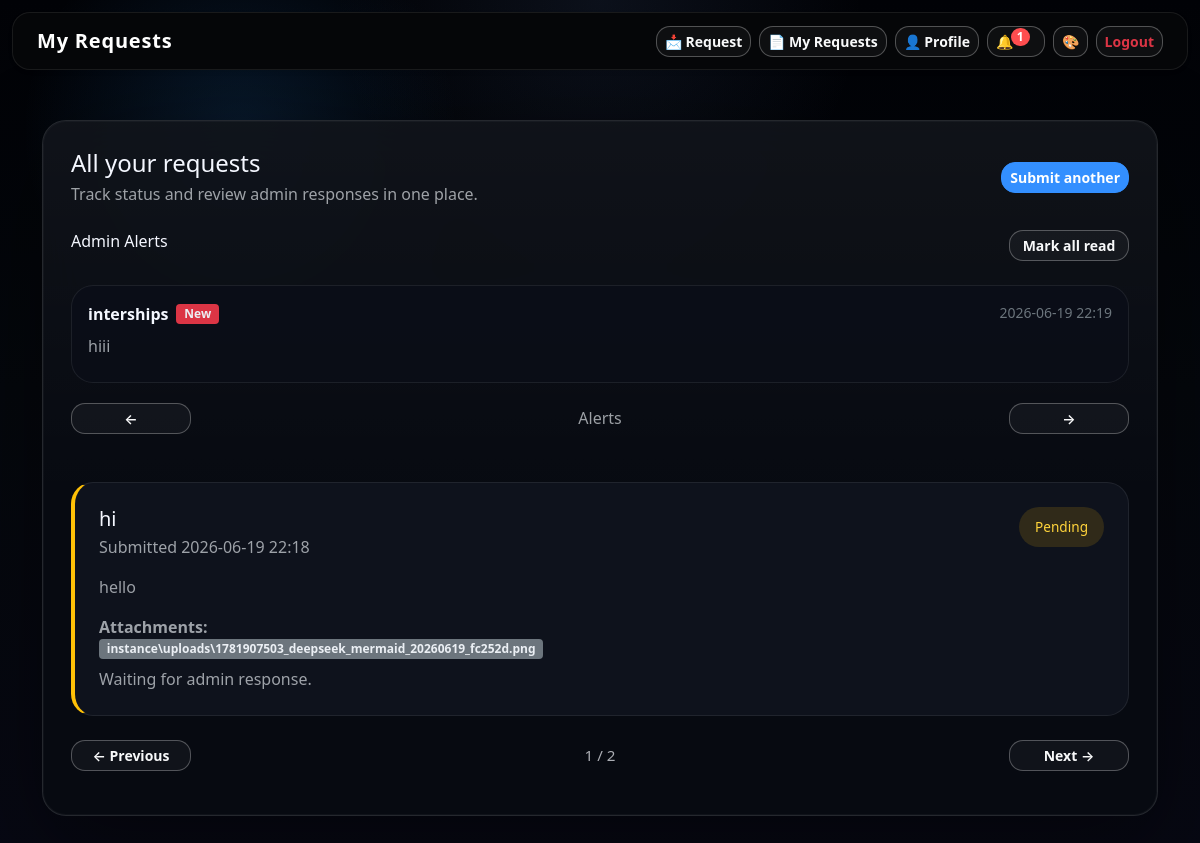
Page /my-requests (signed in) on the committed database.
### tables this page shows
CREATE TABLE alert_reads (
                    id INTEGER PRIMARY KEY AUTOINCREMENT,
                    alert_id INTEGER,
                    user_id INTEGER,
                    is_read INTEGER DEFAULT 0,
                    created_at TIMESTAMP DEFAULT CURRENT_TIMESTAMP,
                    FOREIGN KEY(alert_id) REFERENCES alerts(id),
                    FOREIGN KEY(user_id) REFERENCES users(id)
                );

CREATE TABLE alerts (
                    id INTEGER PRIMARY KEY AUTOINCREMENT,
                    title TEXT,
                    message TEXT,
                    attachments TEXT,
                    created_at TIMESTAMP DEFAULT CURRENT_TIMESTAMP
                );

CREATE TABLE requests (
                id INTEGER PRIMARY KEY AUTOINCREMENT,
                user_id INTEGER,
                name TEXT,
                email TEXT,
                need TEXT,
                issue TEXT,
                status TEXT DEFAULT 'pending',
                response TEXT,
                created_at TIMESTAMP DEFAULT CURRENT_TIMESTAMP,
                responded_at TIMESTAMP, attachments TEXT, response_attachments TEXT,
                FOREIGN KEY(user_id) REFERENCES users(id)
            );

### app.py (the view)
@app.route('/my-requests')
@login_required
def my_requests():
    with get_db() as conn:
        rows = conn.execute(
            'SELECT * FROM requests WHERE user_id = ? ORDER BY created_at DESC',
            (session['user_id'],)
        ).fetchall()
        requests = []
        for r in rows:
            d = dict(r)
            try:
                raw = json.loads(d.get('attachments') or '[]')
                d['attachments_list'] = [os.path.basename(p) for p in raw]
            except Exception:
                d['attachments_list'] = []
            try:
                raw2 = json.loads(d.get('response_attachments') or '[]')
                d['response_attachments_list'] = [os.path.basename(p) for p in raw2]
            except Exception:
                d['response_attachments_list'] = []
            requests.append(d)
        alert_rows = conn.execute('''
            SELECT alerts.*, alert_reads.is_read FROM alerts
            JOIN alert_reads ON alert_reads.alert_id = alerts.id
            WHERE alert_reads.user_id = ?
            ORDER BY alerts.created_at DESC LIMIT 6
        ''', (session['user_id'],)).fetchall()
        alerts = []
        for a in alert_rows:
            ad = dict(a)
            try:
                raw = json.loads(ad.get('attachments') or '[]')
                ad['attachments_list'] = [os.path.basename(p) for p in raw]
            except Exception:
                ad['attachments_list'] = []
            ad['is_read'] = bool(ad.get('is_read'))
            alerts.append(ad)
    return render_template('my_requests.html', requests=requests, alerts=alerts)

### app.py (called while the page is built)
def get_db():
    conn = sqlite3.connect('instance/whatsapp.db')
    conn.row_factory = sqlite3.Row
    return conn

def login_required(f):
    @wraps(f)
    def decorated(*args, **kwargs):
        if 'user_id' not in session:
            flash('Please login first', 'danger')
            return redirect(url_for('login'))
        return f(*args, **kwargs)
    return decorated

@app.context_processor
def inject_now():
    return {'now': datetime.now().strftime('%b %d, %Y %I:%M %p')}

### templates/my_requests.html (shortened to what this page needs)
<!DOCTYPE html>
<html>
<head>
    <link href="https://cdn.jsdelivr.net/npm/bootstrap@5.1.3/dist/css/bootstrap.min.css" rel="stylesheet">
    <link href="{{ url_for('static', filename='style.css') }}" rel="stylesheet">
</head>
<body>
<nav class="navbar navbar-dark bg-black shadow-sm glass-nav section-slide fixed-top">
    <div class="container-fluid px-4">
        <span class="navbar-brand">My Requests</span>
        <div class="d-flex gap-2 align-items-center top-icon-menu">
            <a href="{{ url_for('make_request') }}" class="btn btn-outline-light btn-sm">📩 Request</a>
            <a href="{{ url_for('my_requests') }}" class="btn btn-outline-light btn-sm">📄 My Requests</a>
            <a href="{{ url_for('profile') }}" class="btn btn-outline-light btn-sm">👤 Profile</a>
            <button id="alertsBtn" class="btn btn-outline-light btn-sm position-relative">🔔 <span id="unreadCount" class="unread-badge d-none">0</span></button>
            <button id="colorToggle" class="btn btn-outline-light btn-sm color-toggle">🎨</button>
            <a href="{{ url_for('logout') }}" class="btn btn-outline-light btn-sm text-danger">Logout</a>
        </div>
    </div>
</nav>
<div class="container py-5">
    <div class="glass-card">
        <div class="d-flex justify-content-between align-items-center mb-4">
            <div>
                <h4 class="mb-1">All your requests</h4>
                <p class="small-text mb-0">Track status and review admin responses in one place.</p>
            </div>
            <a href="{{ url_for('make_request') }}" class="btn btn-primary btn-sm">Submit another</a>
        </div>
        {% if alerts %}
        <div class="mb-3">
            <div class="d-flex justify-content-between align-items-center mb-2">
                <h6 class="mb-2">Admin Alerts</h6>
                <button id="markAllReadMy" class="btn btn-outline-light btn-sm">Mark all read</button>
            </div>
            <div class="slider-shell alerts-slider">
                <div class="slider-track">
                    {% for a in alerts %}
                    <div class="slide" data-alert-id="{{ a.id }}">
                        <div class="card p-3 bg-soft-dark">
                            <div class="d-flex justify-content-between align-items-start mb-2">
                                <div class="d-flex align-items-center gap-2">
                                    <strong>{{ a.title }}</strong>
                                    {% if not a.is_read %}<span class="badge bg-danger">New</span>{% endif %}
                                </div>
                                <small class="text-secondary">{{ a.created_at[:16] }}</small>
                            </div>
                            <div class="small-text mb-2">{{ a.message }}</div>
                        </div>
                    </div>
                    {% endfor %}
                </div>
                <div class="slider-controls">
                    <button class="btn btn-outline-light btn-sm" id="prevAlertMy">←</button>
                    <span class="small-text">Alerts</span>
                    <button class="btn btn-outline-light btn-sm" id="nextAlertMy">→</button>
                </div>
            </div>
        </div>
        {% endif %}
        {% if requests %}
        <div class="slider-shell my-requests-slider">
            <div class="slider-track">
                {% for req in requests %}
                <div class="slide">
                    <div class="request-panel {% if req.status == 'pending' %}pending-panel{% else %}responded-panel{% endif %}">
                        <div class="d-flex justify-content-between align-items-start mb-3">
                            <div>
                                <h5 class="mb-1">{{ req.need }}</h5>
                                <div class="small-text">Submitted {{ req.created_at[:16] }}</div>
                            </div>
                            <span class="status-chip {% if req.status == 'pending' %}pending{% else %}responded{% endif %}">{{ req.status|capitalize }}</span>
                        </div>
                        <p class="text-muted mb-3">{{ req.issue[:120] }}{% if req.issue|length > 120 %}...{% endif %}</p>
                        {% if req.attachments_list %}
                        <div class="mt-2 mb-2">
                            <strong class="small-text">Attachments:</strong>
                            <div class="d-flex gap-2 flex-wrap">
                                {% for f in req.attachments_list %}
                                <a href="{{ url_for('uploaded_file', filename=f) }}" class="badge bg-secondary text-truncate" target="_blank">{{ f }}</a>
                                {% endfor %}
                            </div>
                        </div>
                        {% endif %}
                        {% if req.response %}
                        <div class="bg-soft-dark p-3 rounded-3">
                            <strong>Admin response</strong>
                            <p class="small-text mb-0">{{ req.response }}</p>
                        </div>
                        {% else %}
                        <div class="small-text">Waiting for admin response.</div>
                        {% endif %}
                    </div>
                </div>
                {% endfor %}
            </div>
            <div class="slider-controls">
                <button type="button" class="btn btn-outline-light btn-sm" id="prevSlide">← Previous</button>
                <span class="slide-counter"><span id="currentSlide">1</span> / {{ requests|length }}</span>
                <button type="button" class="btn btn-outline-light btn-sm" id="nextSlide">Next →</button>
            </div>
        </div>
        {% else %}
        <div class="text-center py-5">
            <h5 class="mb-3">No requests found yet</h5>
            <p class="small-text mb-4">Submit your first request to start tracking updates.</p>
            <a href="{{ url_for('make_request') }}" class="btn btn-primary">Create Request</a>
        </div>
        {% endif %}
    </div>
</div>
</body>
</html>

### static/style.css (style rules this page uses)
* { margin: 0; padding: 0; box-sizing: border-box; }
:root { color-scheme: dark; font-family: 'Segoe UI', Tahoma, Geneva, Verdana, sans-serif; background-color: #020306; }
body { min-height: 100vh; background: radial-gradient(circle at top, rgba(88, 120, 176, 0.12), transparent 25%), radial-gradient(circle at 20% 15%, rgba(44, 152, 255, 0.14), transparent 18%), linear-gradient(180deg, #010206 0%, #04070c 45%, #070813 100%); color: #f4f7ff; overflow-x: hidden; perspective: 1400px; perspective-origin: center top; }
body { padding-top: 72px; }
.navbar.fixed-top { position: fixed !important; top: 12px; left: 12px; right: 12px; z-index: 1100; border-radius: 18px; }
body::before { content: ''; position: fixed; inset: 0; background: url('https://www.transparenttextures.com/patterns/diamond-upholstery.png'); opacity: 0.08; pointer-events: none; }
a, button { text-decoration: none; outline: none; }
button { cursor: pointer; }
.navbar { background: rgba(10, 14, 24, 0.92) !important; border-bottom: 1px solid rgba(255, 255, 255, 0.08); box-shadow: 0 24px 80px rgba(0, 0, 0, 0.35); }
.navbar-brand { color: #ffffff; font-weight: 700; letter-spacing: 0.04em; }
.navbar .nav-link, .btn-outline-light, .nav-dropdown-toggle { color: #e7edf7; }
.glass-nav { backdrop-filter: blur(20px); border: 1px solid rgba(255, 255, 255, 0.08); border-radius: 24px; }
.glass-panel, .glass-card, .glass-container { position: relative; background: rgba(8, 12, 18, 0.90); border: 1px solid rgba(255, 255, 255, 0.12); box-shadow: 0 28px 90px rgba(0, 0, 0, 0.42), inset 0 0 0 1px rgba(255, 255, 255, 0.03); backdrop-filter: blur(24px); border-radius: 28px; transform-style: preserve-3d; transition: transform 0.28s ease, box-shadow 0.28s ease, background 0.28s ease; }
.glass-panel::before, .glass-card::before, .glass-container::before { content: ''; position: absolute; inset: 0; pointer-events: none; background: linear-gradient(180deg, rgba(255, 255, 255, 0.08), transparent 55%); opacity: 0.45; border-radius: inherit; }
.navbar .btn, .btn, .form-select, .form-control, .card, .table { transition: all 0.25s ease; }
.btn-primary, .btn-success, .btn-outline-light, .btn-google { border-radius: 14px; font-weight: 600; }
.unread-badge { display: inline-block; min-width: 18px; height: 18px; padding: 0 6px; font-size: 12px; line-height: 18px; border-radius: 12px; background: #ff4d4f; color: white; text-align: center; position: relative; top: -6px; left: -6px; }
.color-toggle { border-radius: 12px; }
.btn-primary, .btn-success { background: #2d8cff; border-color: #2d8cff; }
.btn-outline-light { color: #f8f9fa; border-color: rgba(255, 255, 255, 0.28); background: rgba(255, 255, 255, 0.04); }
.card { background: rgba(12, 16, 24, 0.88); border: 1px solid rgba(255, 255, 255, 0.08); border-radius: 22px; }
.glass-card { border-radius: 24px; padding: 28px; }
.status-chip, .pill { display: inline-flex; align-items: center; gap: 0.45rem; padding: 0.6rem 1rem; border-radius: 999px; background: rgba(255, 255, 255, 0.06); color: #d6e1f2; font-size: 0.85rem; }
.status-chip.pending, .badge-pending { background: rgba(255, 193, 7, 0.14); color: #ffd43b; }
.request-panel { background: rgba(15, 20, 30, 0.95); border: 1px solid rgba(255, 255, 255, 0.08); border-radius: 22px; padding: 24px; min-height: 220px; }
.pending-panel { border-left: 4px solid #ffc107; }
.slider-shell { position: relative; overflow: hidden; padding: 1rem 0; }
.slider-track { display: flex; gap: 1.5rem; transition: transform 0.4s ease; will-change: transform; }
.slide { min-width: 100%; flex-shrink: 0; }
.slider-controls { margin-top: 1.25rem; display: flex; justify-content: space-between; align-items: center; gap: 1rem; flex-wrap: wrap; }
.slider-controls .btn { border-radius: 14px; }
.slide-counter { color: rgba(235, 239, 244, 0.72); font-size: 0.95rem; }
.top-icon-menu a.btn { display: inline-flex; align-items: center; gap: .45rem; }
.glass-card .btn { min-width: 120px; }
.small-text { color: rgba(235, 239, 244, 0.65); }
.text-muted { color: rgba(235, 239, 244, 0.64) !important; }
.card-header, .card-title, .card-subtitle, .badge, .status-chip, .timeline-item { color: #ebeff4; }
.bg-black { background: #050608 !important; }
.bg-soft-dark { background: rgba(10, 14, 24, 0.9); }

### rows in the picture
alert_reads: title "interships", is_read "New", created_at "2026-06-19 22:19", message "hiii"
requests: need "hi", created_at "2026-06-19 22:18", status "Pending", issue "hello", attachments_list "instance\\uploads\\1781907503_deepseek_mermaid_20260619_fc252d.png"

### other values in the picture
{{ requests|length }} "2"
